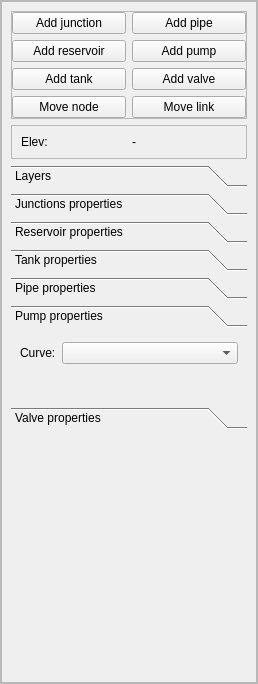
<?xml version="1.0" encoding="UTF-8"?>
<ui version="4.0">
 <class>QEpanetDockWidget</class>
 <widget class="QDockWidget" name="QEpanetDockWidget">
  <property name="geometry">
   <rect>
    <x>0</x>
    <y>0</y>
    <width>258</width>
    <height>684</height>
   </rect>
  </property>
  <property name="windowTitle">
   <string>QEPANET</string>
  </property>
  <widget class="QWidget" name="dockWidgetContents">
   <layout class="QVBoxLayout" name="verticalLayout">
    <property name="margin">
     <number>0</number>
    </property>
    <item>
     <widget class="QScrollArea" name="scl_main">
      <property name="widgetResizable">
       <bool>true</bool>
      </property>
      <widget class="QWidget" name="scrollAreaWidgetContents">
       <property name="geometry">
        <rect>
         <x>0</x>
         <y>0</y>
         <width>256</width>
         <height>660</height>
        </rect>
       </property>
       <layout class="QVBoxLayout" name="verticalLayout_3">
        <property name="margin">
         <number>0</number>
        </property>
        <item>
         <widget class="QFrame" name="fra_main">
          <property name="sizePolicy">
           <sizepolicy hsizetype="Expanding" vsizetype="Preferred">
            <horstretch>0</horstretch>
            <verstretch>0</verstretch>
           </sizepolicy>
          </property>
          <property name="frameShape">
           <enum>QFrame::StyledPanel</enum>
          </property>
          <property name="frameShadow">
           <enum>QFrame::Raised</enum>
          </property>
          <layout class="QVBoxLayout" name="verticalLayout_2">
           <property name="margin">
            <number>9</number>
           </property>
           <item>
            <widget class="QFrame" name="fra_buttons">
             <property name="sizePolicy">
              <sizepolicy hsizetype="Expanding" vsizetype="Preferred">
               <horstretch>0</horstretch>
               <verstretch>0</verstretch>
              </sizepolicy>
             </property>
             <property name="frameShape">
              <enum>QFrame::StyledPanel</enum>
             </property>
             <property name="frameShadow">
              <enum>QFrame::Raised</enum>
             </property>
             <layout class="QGridLayout" name="gridLayout_3">
              <property name="margin">
               <number>0</number>
              </property>
              <item row="2" column="0">
               <widget class="QPushButton" name="btn_add_reservoir">
                <property name="text">
                 <string>Add reservoir</string>
                </property>
               </widget>
              </item>
              <item row="3" column="1">
               <widget class="QPushButton" name="btn_add_valve">
                <property name="text">
                 <string>Add valve</string>
                </property>
               </widget>
              </item>
              <item row="2" column="1">
               <widget class="QPushButton" name="btn_add_pump">
                <property name="text">
                 <string>Add pump</string>
                </property>
               </widget>
              </item>
              <item row="3" column="0">
               <widget class="QPushButton" name="btn_add_tank">
                <property name="text">
                 <string>Add tank</string>
                </property>
               </widget>
              </item>
              <item row="4" column="1">
               <widget class="QPushButton" name="btn_move_link">
                <property name="text">
                 <string>Move link</string>
                </property>
               </widget>
              </item>
              <item row="4" column="0">
               <widget class="QPushButton" name="btn_move_node">
                <property name="text">
                 <string>Move node</string>
                </property>
               </widget>
              </item>
              <item row="1" column="1">
               <widget class="QPushButton" name="btn_add_pipe">
                <property name="text">
                 <string>Add pipe</string>
                </property>
               </widget>
              </item>
              <item row="1" column="0">
               <widget class="QPushButton" name="btn_add_junction">
                <property name="text">
                 <string>Add junction</string>
                </property>
                <property name="checkable">
                 <bool>false</bool>
                </property>
               </widget>
              </item>
             </layout>
            </widget>
           </item>
           <item>
            <widget class="QFrame" name="fra_dem">
             <property name="frameShape">
              <enum>QFrame::StyledPanel</enum>
             </property>
             <property name="frameShadow">
              <enum>QFrame::Raised</enum>
             </property>
             <layout class="QGridLayout" name="gridLayout">
              <item row="0" column="1">
               <widget class="QLabel" name="lbl_elev_val">
                <property name="text">
                 <string>-</string>
                </property>
               </widget>
              </item>
              <item row="0" column="0">
               <widget class="QLabel" name="lbl_elev">
                <property name="text">
                 <string>Elev:</string>
                </property>
               </widget>
              </item>
             </layout>
            </widget>
           </item>
           <item>
            <widget class="QToolBox" name="tbx_elements">
             <property name="currentIndex">
              <number>5</number>
             </property>
             <widget class="QWidget" name="wgt_layers">
              <property name="geometry">
               <rect>
                <x>0</x>
                <y>0</y>
                <width>236</width>
                <height>152</height>
               </rect>
              </property>
              <property name="sizePolicy">
               <sizepolicy hsizetype="Preferred" vsizetype="Preferred">
                <horstretch>0</horstretch>
                <verstretch>0</verstretch>
               </sizepolicy>
              </property>
              <attribute name="label">
               <string>Layers</string>
              </attribute>
              <layout class="QGridLayout" name="gridLayout_2">
               <property name="horizontalSpacing">
                <number>6</number>
               </property>
               <property name="verticalSpacing">
                <number>2</number>
               </property>
               <property name="margin">
                <number>0</number>
               </property>
               <item row="7" column="2">
                <widget class="QComboBox" name="cbo_pipes"/>
               </item>
               <item row="8" column="0">
                <widget class="QLabel" name="lbl_pumps">
                 <property name="text">
                  <string>Pumps:</string>
                 </property>
                </widget>
               </item>
               <item row="12" column="2">
                <widget class="QComboBox" name="cbo_dem"/>
               </item>
               <item row="6" column="0">
                <widget class="QLabel" name="lbl_junctions">
                 <property name="text">
                  <string>Junctions:</string>
                 </property>
                </widget>
               </item>
               <item row="7" column="0">
                <widget class="QLabel" name="lbl_pipes">
                 <property name="text">
                  <string>Pipes:</string>
                 </property>
                </widget>
               </item>
               <item row="9" column="2">
                <widget class="QComboBox" name="cbo_reservoirs"/>
               </item>
               <item row="10" column="2">
                <widget class="QComboBox" name="cbo_tanks"/>
               </item>
               <item row="12" column="0">
                <widget class="QLabel" name="lbl_dem">
                 <property name="text">
                  <string>DEM:</string>
                 </property>
                </widget>
               </item>
               <item row="9" column="0">
                <widget class="QLabel" name="lbl_reservoirs">
                 <property name="text">
                  <string>Reservoirs:</string>
                 </property>
                </widget>
               </item>
               <item row="11" column="2">
                <widget class="QComboBox" name="cbo_valves"/>
               </item>
               <item row="8" column="2">
                <widget class="QComboBox" name="cbo_pumps"/>
               </item>
               <item row="6" column="2">
                <widget class="QComboBox" name="cbo_junctions">
                 <property name="sizePolicy">
                  <sizepolicy hsizetype="Expanding" vsizetype="Fixed">
                   <horstretch>0</horstretch>
                   <verstretch>0</verstretch>
                  </sizepolicy>
                 </property>
                </widget>
               </item>
               <item row="11" column="0">
                <widget class="QLabel" name="lbl_valves">
                 <property name="text">
                  <string>Valves:</string>
                 </property>
                </widget>
               </item>
               <item row="10" column="0">
                <widget class="QLabel" name="lbl_tanks">
                 <property name="text">
                  <string>Tanks:</string>
                 </property>
                </widget>
               </item>
              </layout>
             </widget>
             <widget class="QWidget" name="wgt_ele_junction">
              <property name="geometry">
               <rect>
                <x>0</x>
                <y>0</y>
                <width>236</width>
                <height>90</height>
               </rect>
              </property>
              <attribute name="label">
               <string>Junctions properties</string>
              </attribute>
              <layout class="QGridLayout" name="gridLayout_4">
               <item row="1" column="0">
                <widget class="QLabel" name="lbl_node_depth">
                 <property name="text">
                  <string>Depth [m]:</string>
                 </property>
                </widget>
               </item>
               <item row="0" column="2">
                <widget class="QLineEdit" name="txt_node_demand">
                 <property name="text">
                  <string>0</string>
                 </property>
                </widget>
               </item>
               <item row="1" column="2">
                <widget class="QLineEdit" name="txt_node_depth">
                 <property name="text">
                  <string>0</string>
                 </property>
                </widget>
               </item>
               <item row="0" column="0">
                <widget class="QLabel" name="lbl_node_demand">
                 <property name="text">
                  <string>Demand [?]:</string>
                 </property>
                </widget>
               </item>
               <item row="2" column="0">
                <widget class="QLabel" name="lbl_node_pattern">
                 <property name="text">
                  <string>Pattern:</string>
                 </property>
                </widget>
               </item>
               <item row="2" column="2">
                <widget class="QComboBox" name="cbo_node_pattern"/>
               </item>
              </layout>
             </widget>
             <widget class="QWidget" name="wgt_ele_reservoir">
              <property name="geometry">
               <rect>
                <x>0</x>
                <y>0</y>
                <width>236</width>
                <height>69</height>
               </rect>
              </property>
              <attribute name="label">
               <string>Reservoir properties</string>
              </attribute>
             </widget>
             <widget class="QWidget" name="wgt_ele_tank">
              <property name="geometry">
               <rect>
                <x>0</x>
                <y>0</y>
                <width>236</width>
                <height>69</height>
               </rect>
              </property>
              <attribute name="label">
               <string>Tank properties</string>
              </attribute>
             </widget>
             <widget class="QWidget" name="wgt_ele_pipe">
              <property name="geometry">
               <rect>
                <x>0</x>
                <y>0</y>
                <width>236</width>
                <height>220</height>
               </rect>
              </property>
              <attribute name="label">
               <string>Pipe properties</string>
              </attribute>
              <layout class="QVBoxLayout" name="verticalLayout_5">
               <item>
                <widget class="QFrame" name="frame">
                 <property name="frameShape">
                  <enum>QFrame::StyledPanel</enum>
                 </property>
                 <property name="frameShadow">
                  <enum>QFrame::Raised</enum>
                 </property>
                 <layout class="QFormLayout" name="formLayout_2">
                  <property name="margin">
                   <number>0</number>
                  </property>
                  <item row="0" column="0">
                   <widget class="QLabel" name="lbl_pipe_demand">
                    <property name="text">
                     <string>Demand:</string>
                    </property>
                   </widget>
                  </item>
                  <item row="0" column="1">
                   <widget class="QLineEdit" name="txt_pipe_demand">
                    <property name="text">
                     <string>1</string>
                    </property>
                   </widget>
                  </item>
                  <item row="1" column="0">
                   <widget class="QLabel" name="lbl_pipe_diameter">
                    <property name="text">
                     <string>Diameter:</string>
                    </property>
                   </widget>
                  </item>
                  <item row="1" column="1">
                   <widget class="QLineEdit" name="txt_pipe_diameter">
                    <property name="text">
                     <string>100</string>
                    </property>
                   </widget>
                  </item>
                  <item row="2" column="0">
                   <widget class="QLabel" name="lbl_pipe_loss">
                    <property name="text">
                     <string>Minor loss:</string>
                    </property>
                   </widget>
                  </item>
                  <item row="2" column="1">
                   <widget class="QLineEdit" name="txt_pipe_loss">
                    <property name="text">
                     <string>0</string>
                    </property>
                   </widget>
                  </item>
                 </layout>
                </widget>
               </item>
               <item>
                <widget class="QLabel" name="lbl_pipe_roughness">
                 <property name="text">
                  <string>Roughness:</string>
                 </property>
                </widget>
               </item>
               <item>
                <widget class="QFrame" name="fra_roughness">
                 <property name="frameShape">
                  <enum>QFrame::StyledPanel</enum>
                 </property>
                 <property name="frameShadow">
                  <enum>QFrame::Raised</enum>
                 </property>
                 <layout class="QVBoxLayout" name="verticalLayout_4">
                  <property name="leftMargin">
                   <number>9</number>
                  </property>
                  <property name="topMargin">
                   <number>0</number>
                  </property>
                  <property name="rightMargin">
                   <number>0</number>
                  </property>
                  <property name="bottomMargin">
                   <number>0</number>
                  </property>
                  <item>
                   <widget class="QFrame" name="fra_roughness_2">
                    <property name="frameShape">
                     <enum>QFrame::StyledPanel</enum>
                    </property>
                    <property name="frameShadow">
                     <enum>QFrame::Raised</enum>
                    </property>
                    <layout class="QHBoxLayout" name="horizontalLayout_3">
                     <property name="margin">
                      <number>0</number>
                     </property>
                     <item>
                      <widget class="QLabel" name="lbl_pipe_material">
                       <property name="text">
                        <string>Material:</string>
                       </property>
                      </widget>
                     </item>
                     <item>
                      <widget class="QComboBox" name="cbo_pipe_roughness">
                       <property name="sizePolicy">
                        <sizepolicy hsizetype="Expanding" vsizetype="Fixed">
                         <horstretch>0</horstretch>
                         <verstretch>0</verstretch>
                        </sizepolicy>
                       </property>
                      </widget>
                     </item>
                    </layout>
                   </widget>
                  </item>
                  <item>
                   <widget class="QFrame" name="fra_roughness_1">
                    <property name="frameShape">
                     <enum>QFrame::StyledPanel</enum>
                    </property>
                    <property name="frameShadow">
                     <enum>QFrame::Raised</enum>
                    </property>
                    <layout class="QHBoxLayout" name="horizontalLayout_2">
                     <property name="margin">
                      <number>0</number>
                     </property>
                     <item>
                      <widget class="QLabel" name="lbl_pipe_roughness_val">
                       <property name="text">
                        <string>Value:</string>
                       </property>
                      </widget>
                     </item>
                     <item>
                      <widget class="QLabel" name="lbl_pipe_roughness_val_val">
                       <property name="text">
                        <string>0.0</string>
                       </property>
                      </widget>
                     </item>
                    </layout>
                   </widget>
                  </item>
                  <item>
                   <widget class="QFrame" name="fra_roughness_3">
                    <property name="frameShape">
                     <enum>QFrame::StyledPanel</enum>
                    </property>
                    <property name="frameShadow">
                     <enum>QFrame::Raised</enum>
                    </property>
                    <layout class="QHBoxLayout" name="horizontalLayout_4">
                     <property name="margin">
                      <number>0</number>
                     </property>
                     <item>
                      <widget class="QLabel" name="lbl_pipe_roughness_min">
                       <property name="text">
                        <string>0.0</string>
                       </property>
                      </widget>
                     </item>
                     <item>
                      <widget class="QSlider" name="sli_pipe_roughness">
                       <property name="sizePolicy">
                        <sizepolicy hsizetype="Expanding" vsizetype="Fixed">
                         <horstretch>0</horstretch>
                         <verstretch>0</verstretch>
                        </sizepolicy>
                       </property>
                       <property name="orientation">
                        <enum>Qt::Horizontal</enum>
                       </property>
                      </widget>
                     </item>
                     <item>
                      <widget class="QLabel" name="lbl_pipe_roughness_max">
                       <property name="text">
                        <string>0.0</string>
                       </property>
                      </widget>
                     </item>
                    </layout>
                   </widget>
                  </item>
                 </layout>
                </widget>
               </item>
               <item>
                <widget class="QFrame" name="fra_pipe_status">
                 <property name="frameShape">
                  <enum>QFrame::StyledPanel</enum>
                 </property>
                 <property name="frameShadow">
                  <enum>QFrame::Raised</enum>
                 </property>
                 <layout class="QHBoxLayout" name="horizontalLayout_5">
                  <property name="margin">
                   <number>0</number>
                  </property>
                  <item>
                   <widget class="QLabel" name="lal_pipe_status">
                    <property name="text">
                     <string>Status:</string>
                    </property>
                   </widget>
                  </item>
                  <item>
                   <widget class="QComboBox" name="cbo_pipe_status">
                    <property name="sizePolicy">
                     <sizepolicy hsizetype="Expanding" vsizetype="Fixed">
                      <horstretch>0</horstretch>
                      <verstretch>0</verstretch>
                     </sizepolicy>
                    </property>
                   </widget>
                  </item>
                 </layout>
                </widget>
               </item>
              </layout>
             </widget>
             <widget class="QWidget" name="wgt_ele_pump">
              <property name="geometry">
               <rect>
                <x>0</x>
                <y>0</y>
                <width>236</width>
                <height>69</height>
               </rect>
              </property>
              <attribute name="label">
               <string>Pump properties</string>
              </attribute>
              <layout class="QFormLayout" name="formLayout">
               <item row="0" column="0">
                <widget class="QLabel" name="lbl_pump_curve">
                 <property name="text">
                  <string>Curve:</string>
                 </property>
                </widget>
               </item>
               <item row="0" column="1">
                <widget class="QComboBox" name="cbo_pump_curve"/>
               </item>
              </layout>
             </widget>
             <widget class="QWidget" name="wgt_ele_valve">
              <property name="geometry">
               <rect>
                <x>0</x>
                <y>0</y>
                <width>236</width>
                <height>69</height>
               </rect>
              </property>
              <attribute name="label">
               <string>Valve properties</string>
              </attribute>
             </widget>
            </widget>
           </item>
           <item>
            <spacer name="verticalSpacer">
             <property name="orientation">
              <enum>Qt::Vertical</enum>
             </property>
             <property name="sizeHint" stdset="0">
              <size>
               <width>20</width>
               <height>40</height>
              </size>
             </property>
            </spacer>
           </item>
          </layout>
         </widget>
        </item>
       </layout>
      </widget>
     </widget>
    </item>
   </layout>
  </widget>
 </widget>
 <resources/>
 <connections/>
</ui>
